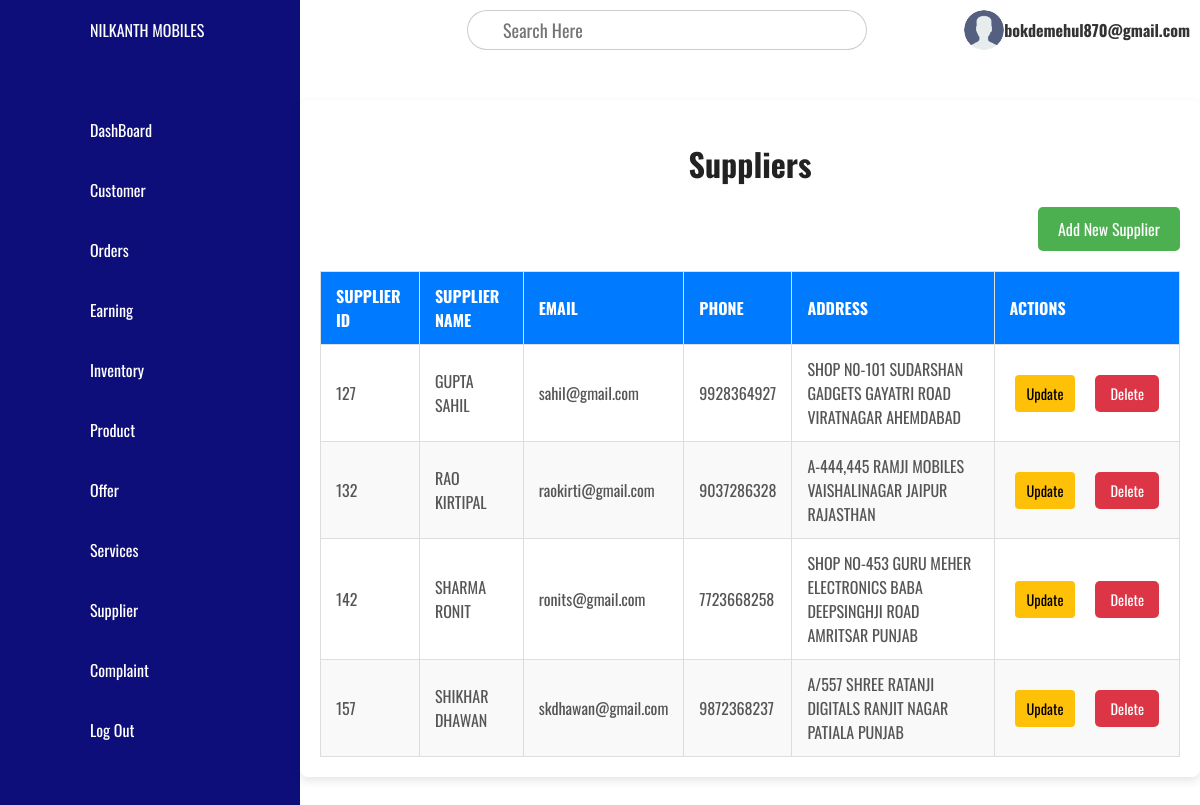
The app's page /project/admin/module/supplier.php (signed in) with its own data.
### tables this page shows
CREATE TABLE `supplier` (
  `SUPPLIER_ID` int(11) NOT NULL,
  `SUPPLIER_NAME` varchar(50) NOT NULL,
  `EMAIL` varchar(100) NOT NULL,
  `PHONE` varchar(10) NOT NULL,
  `ADDRESS` varchar(250) NOT NULL
);

### project/admin/module/supplier.php (the view, shortened to what this page needs)
<?php
require_once "/xampp/htdocs/Project/config/db.php";
$supplierQuery = "SELECT SUPPLIER_ID, SUPPLIER_NAME, EMAIL, PHONE, ADDRESS FROM supplier";
$supplierResult = $conn->query($supplierQuery);
?>
<!DOCTYPE html>
<html lang="en">
<head>
</head>
<body>
    <?php require_once "/xampp/htdocs/Project/admin/Nav.php"; ?>
    <div class="main">
        <?php require_once "/xampp/htdocs/Project/admin/main.php"; ?>
        <div class="supplier-container">
            <h1>Suppliers</h1>
            <div class="add-supplier-form">
                <a href="/Project/admin/add/add_supplier.php" class="add-btn">Add New Supplier</a>
            </div>
            <?php if ($supplierResult->num_rows > 0): ?>
                <table>
                    <thead>
                        <tr>
                            <th>Supplier ID</th>
                            <th>Supplier Name</th>
                            <th>Email</th>
                            <th>Phone</th>
                            <th>Address</th>
                            <th>Actions</th>
                        </tr>
                    </thead>
                    <tbody>
                        <?php while ($row = $supplierResult->fetch_assoc()): ?>
                            <tr>
                                <td><?php echo htmlspecialchars($row['SUPPLIER_ID']); ?></td>
                                <td><?php echo htmlspecialchars($row['SUPPLIER_NAME']); ?></td>
                                <td><?php echo htmlspecialchars($row['EMAIL']); ?></td>
                                <td><?php echo htmlspecialchars($row['PHONE']); ?></td>
                                <td><?php echo htmlspecialchars($row['ADDRESS']); ?></td>
                                <td>
                                    <div class="action-btn-container">
                                        <button class="action-btn update-btn" onclick='openModal(<?php echo json_encode($row); ?>)'>
                                            Update
                                        </button>
                                        <form action="/Project/admin/delete/delete_supplier.php" method="POST" onsubmit="return confirm('Are you sure you want to delete this supplier?');">
                                            <button type="submit" name="supplier_id" value="<?php echo $row['SUPPLIER_ID']; ?>" class="action-btn delete-btn">Delete</button>
                                        </form>
                                    </div>
                                </td>
                            </tr>
                        <?php endwhile; ?>
                    </tbody>
                </table>
            <?php else: ?>
                <p style="text-align: center; color: #666;">No suppliers found.</p>
            <?php endif; ?>
        </div>
    </div>
</body>
</html>

### project/assets/css/style.css (style rules this page uses)
* { font-family: "Oswald", serif; margin: 0; padding: 0; box-sizing: border-box; }
:root { --blue:rgb(14, 14, 123); --white: #fff; --gray: #f5f5f5; --black1: #222; --black2: #999; --primary:rgb(54, 54, 204); }
body { min-height: 100vh; overflow-x: hidden; }
.main { position: absolute; width: calc(100% - 300px); left: 300px; min-height: 100vh; background: var(--white); transition: 0.5s; }
.update-btn { background: #ffc107; color: #000; border: none; padding: 6px 12px; border-radius: 4px; cursor: pointer; }
h1 { text-align: center; margin: 20px 0; color: var(--black1); }

### project/admin/module/supplier.php (style rules this page uses)
body { font-family: 'Arial', sans-serif; margin: 0; padding: 0; background-color: #f4f4f9; color: #333; }
.supplier-container { max-width: 1200px; margin: 40px auto; padding: 20px; background-color: #ffffff; border-radius: 8px; box-shadow: 0 4px 10px rgba(0, 0, 0, 0.1); }
h1 { text-align: center; margin-bottom: 30px; font-size: 2em; color: #007BFF; }
.add-supplier-form { display: flex; justify-content: flex-end; margin-bottom: 20px; }
.add-btn { padding: 10px 20px; font-size: 16px; text-align: center; text-decoration: none; background-color: #4CAF50; color: white; border-radius: 5px; border: none; cursor: pointer; transition: background-color 0.3s ease; }
table { width: 100%; border-collapse: collapse; font-size: 1em; background-color: #ffffff; margin-top: 20px; }
th, td { padding: 12px 15px; text-align: left; border: 1px solid #ddd; }
th { background-color: #007BFF; color: #ffffff; text-transform: uppercase; font-weight: bold; }
tr:nth-child(even) { background-color: #f9f9f9; }
td { color: #555; }
.action-btn-container { display: flex; gap: 10px; }
.action-btn { padding: 8px 15px; margin: 5px; color: white; border: none; border-radius: 5px; cursor: pointer; font-size: 0.9em; }
.update-btn { background-color: #007bff; }
.delete-btn { background-color: #dc3545; }

### records on screen
supplier: SUPPLIER_ID "127", SUPPLIER_NAME "GUPTA SAHIL", EMAIL "sahil@gmail.com", PHONE "9928364927", ADDRESS "SHOP N0-101 SUDARSHAN GADGETS GAYATRI ROAD VIRATNAGAR AHEMDABAD"
supplier: SUPPLIER_ID "132", SUPPLIER_NAME "RAO KIRTIPAL", EMAIL "raokirti@gmail.com", PHONE "9037286328", ADDRESS "A-444,445 RAMJI MOBILES VAISHALINAGAR JAIPUR RAJASTHAN"
supplier: SUPPLIER_ID "142", SUPPLIER_NAME "SHARMA RONIT", EMAIL "ronits@gmail.com", PHONE "7723668258", ADDRESS "SHOP NO-453 GURU MEHER ELECTRONICS BABA DEEPSINGHJI ROAD AMRITSAR PUNJAB"
supplier: SUPPLIER_ID "157", SUPPLIER_NAME "SHIKHAR DHAWAN", EMAIL "skdhawan@gmail.com", PHONE "9872368237", ADDRESS "A/557 SHREE RATANJI DIGITALS RANJIT NAGAR PATIALA PUNJAB"

### other values on screen
$_SESSION['user_email'] "bokdemehul870@gmail.com"
